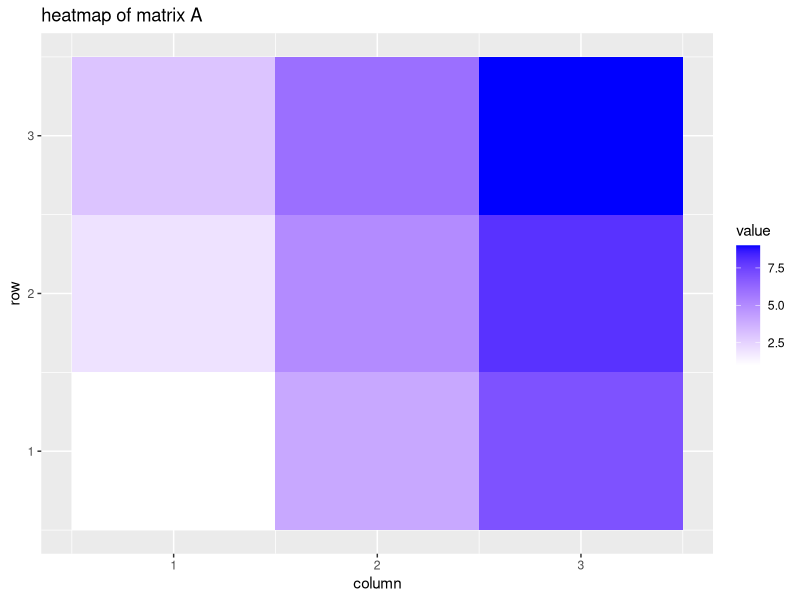
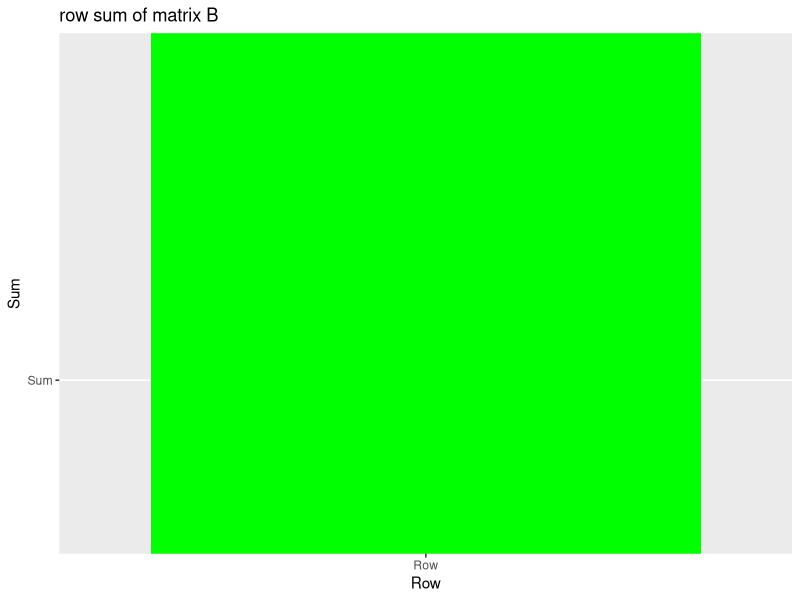

Write R code to recreate these figures, in order.
library(ggplot2)
library(reshape2)
matrix_A<-matrix(c(1,2,3,4,5,6,7,8,9),nrow=3,ncol=3,byrow=TRUE)
matrix_B<-matrix(c(9,8,7,6,5,4,3,2,1),nrow=3,ncol=3,byrow=TRUE)
sum_matrix<-matrix_A+matrix_B
scaled_matrix<-matrix_A*2
transposed_matrix_A<-t(matrix_A)
transposed_matrix_B<-t(matrix_B)
product_matrix<-matrix_A %*% matrix_B
sum_matrix_A<-sum(matrix_A)
mean_matrix_B<-mean(matrix_B)
sd_matrix_B<-sd(matrix_B)
heatmap_data<-melt(matrix_A)
heatmap_plot<-ggplot(heatmap_data,aes(x=Var1,y=Var2,fill=value))+geom_tile()+scale_fill_gradient(low="white",high="blue")+labs(title="heatmap of matrix A",x="column",y="row")
row_sums<-rowSums(matrix_B)
row_names<-paste("row",1:3)
barplot_data<-data.frame(
  Row=row_names,
  Sum=row_sums
  )
barplot_plot<-ggplot(barplot_data,aes(x="Row",y="Sum"))+geom_bar(stat="identity",fill="green")+labs(title="row sum of matrix B",x="Row",y="Sum")
print(heatmap_plot)
print(barplot_plot)
cat("sum of matrices",sum_matrix)
cat("scaled matrix",scaled_matrix)
cat("transpose matrix of A",transposed_matrix_A)
cat("transpose matrix of B",transposed_matrix_B)
cat("product matrix",product_matrix)
